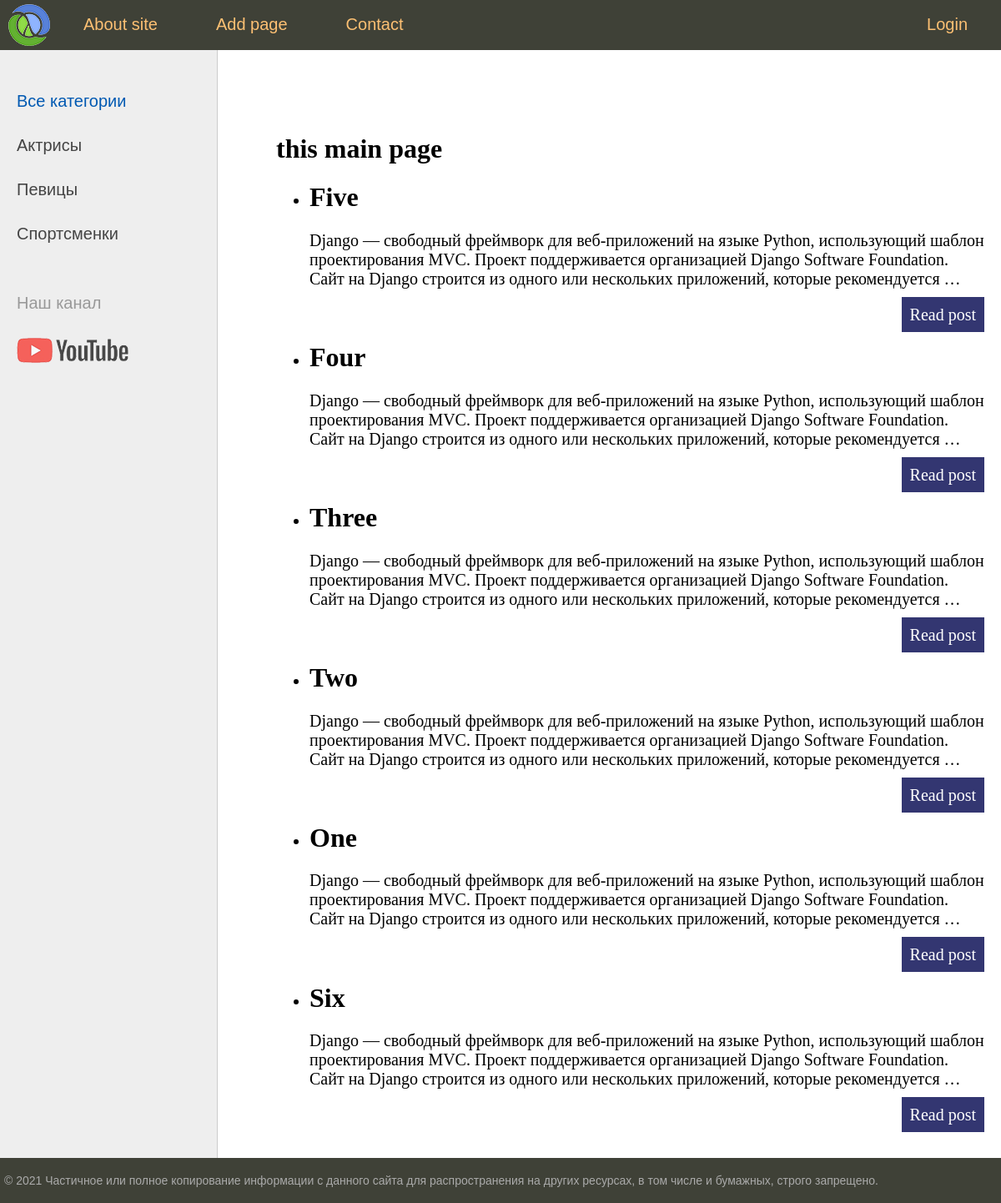
The page / on the database its author committed.
### zero/models.py (models this page shows, shortened)
class Man(models.Model):
    title=models.CharField(max_length=255)
    content=models.TextField(blank=True)
    photo=models.ImageField(upload_to='photos/Y%/%m/%d')
    time_create=models.DateTimeField(auto_now_add=True)
    time_update=models.DateTimeField(auto_now=True)
    is_published=models.BooleanField(default=True)

### zero/views.py (the view)
# urls.py: path('', index, name='home'),
def index(request):
    posts=Man.objects.all()
    context ={
        'posts': posts,
        'menu': menu,
        'title':'main page'
    }
    return render(request, 'zero/index.html', context=context)

### zero/templates/zero/index.html (shortened to what this page needs)
{% extends 'zero/base.html' %}
{% block content %}
<h1>this main page</h1>
<ul class="line-articles">
    {% for p in posts %}
    <li>
        <h1>{{p.title}}</h1>
        <p>{{p.content|linebreaks|truncatewords:30}}</p>
        <p class="link-read-post"><a href="#">Read post</a></p>
    </li>
    {% endfor %}
</ul>
{% endblock %}

### zero/templates/zero/base.html (shortened to what this page needs)
{% load static %}
<!DOCTYPE html>
<html>
<head>
	<link type="text/css" href="{% static 'zero/css/styles.css' %}" rel="stylesheet" />
</head>
<body>
<table class="table-page" border=0 cellpadding="0" cellspacing="0">
<tr><td valign=top>
{% block mainmenu %}
		<div class="header">
			<ul id="mainmenu" class="mainmenu">
			<li class="logo"><a href="{% url 'home' %}"><div class="logo"></div></a></li>
{% for m in menu %}
	{% if not forloop.last %}
			<li><a href="{% url m.url_name %}">{{m.title}}</a></li>
	{% else %}
			<li class="last"><a href="{% url m.url_name %}">{{m.title}}</a></li>
	{% endif %}
{% endfor %}
			</ul>
		</div>
{% endblock mainmenu %}
<table class="table-content" border=0 cellpadding="0" cellspacing="0">
<tr>
	<td valign="top" class="left-chapters">
	<ul id="leftchapters">
		<li class="selected">Все категории</li>
		<li><a href="#">Актрисы</a></li>
		<li><a href="#">Певицы</a></li>
		<li><a href="#">Спортсменки</a></li>
		<li class="share">
		<p>Наш канал</p>
		<a class="share-yt" href="https://www.youtube.com/channel/UClJzWfGWuGJL2t-3dYKcHTA/playlists" target="_blank" rel="nofollow"></a>
		</li>
	</ul>
</td>
<td valign="top" class="content">
	<div class="content-text">
{% block content %}
{% endblock %}
	</div>
</td></tr></table>
</td></tr>
<tr><td valign=top>
	<div id="footer">
		<p>&copy; 2021 Частичное или полное копирование информации с данного сайта для распространения на других ресурсах, в том числе и бумажных, строго запрещено.</p>
	</div>
</td></tr></table>
</body>
</html>

### zero/static/zero/css/styles.css (style rules this page uses)
html, body { font-family: 'Arial'; margin: 0; padding: 0; height: 100%; width: 100%; color: #444; }
a { color: #0059b2; text-decoration: none; }
p.link-read-post { text-align: right; }
p.link-read-post a { padding: 10px; min-width: 100px; background: #333671; color: #fff; text-decoration: none; }
.table-page { width: 100%; height: 100%; vertical-align: top; }
.table-page tr { height: 100%; }
.header { background: #3F4137; height: 60px; }
.logo { background: url('../images/logo.png') no-repeat 10px 5px; width: 70px; height: 60px; }
ul.mainmenu { list-style: none; margin: 0; padding: 0; height: 60px; color: #fdc073; font-size: 20px; overflow: hidden; }
ul.mainmenu li { float: left; margin: 18px 40px 0 30px; }
ul.mainmenu li.logo { margin: 0; }
ul.mainmenu li.last { float: right; }
ul.mainmenu li a { color: #fdc073; text-decoration: none; }
.table-content { width: 100%; min-height: 100%; height: 100%; }
.left-chapters { margin: 0; background: #eee; border-right: 1px solid #ccc; min-height: 100%; }
.left-chapters ul { width: 230px; min-height: 100%; margin: 0; padding: 20px 10px 10px 20px; list-style: none; font-size: 20px; }
.left-chapters ul li { margin: 30px 0 0 0; color: #999; }
.left-chapters ul li.selected { color: #0059b2; }
.left-chapters ul li a { color: #444; text-decoration: none; }
.left-chapters ul li.share { margin: 60px 0 0 0; }
.left-chapters ul li.share p { margin: 30px 0 30px 0; }
.left-chapters ul li.share a { display: inline-block; width: 40px; height: 40px; margin: 0 20px 0 0; }
.left-chapters ul li.share a.share-yt { width: 100%; height: 30px; background: url('../images/share_yt.png') no-repeat 0 0 }
.content { padding: 40px 20px 20px 40px; width: 100%; box-sizing: border-box; }
.content-text { margin: 60px 0 0 30px; color: #000; font-size: 20px; font-family: Yandex Sans Display Light; }
.content-text h1 { font-size: 32px; }
#footer { box-sizing: border-box; background: #3F4137; padding: 5px; color: #aaa; font-size: 14px; font-family: Verdana, Geneva, Arial, Helvetica; text-align: left; overflow: hidden; }

### rows shown on the page
Man: title "Five", content "Django — свободный фреймворк для веб-приложений на языке Python, использующий шаблон проектирования MVC. Проект поддерживается организацией Django Software Foundation. Сайт на Django строится из одного или нескольких приложений, которые рекомендуется …"
Man: title "Four", content "Django — свободный фреймворк для веб-приложений на языке Python, использующий шаблон проектирования MVC. Проект поддерживается организацией Django Software Foundation. Сайт на Django строится из одного или нескольких приложений, которые рекомендуется …"
Man: title "Three", content "Django — свободный фреймворк для веб-приложений на языке Python, использующий шаблон проектирования MVC. Проект поддерживается организацией Django Software Foundation. Сайт на Django строится из одного или нескольких приложений, которые рекомендуется …"
Man: title "Two", content "Django — свободный фреймворк для веб-приложений на языке Python, использующий шаблон проектирования MVC. Проект поддерживается организацией Django Software Foundation. Сайт на Django строится из одного или нескольких приложений, которые рекомендуется …"
Man: title "One", content "Django — свободный фреймворк для веб-приложений на языке Python, использующий шаблон проектирования MVC. Проект поддерживается организацией Django Software Foundation. Сайт на Django строится из одного или нескольких приложений, которые рекомендуется …"
Man: title "Six", content "Django — свободный фреймворк для веб-приложений на языке Python, использующий шаблон проектирования MVC. Проект поддерживается организацией Django Software Foundation. Сайт на Django строится из одного или нескольких приложений, которые рекомендуется …"

### other values the page prints
{{ m.title }} "About site" "Add page" "Contact"
{{ m.title }} "Login"
